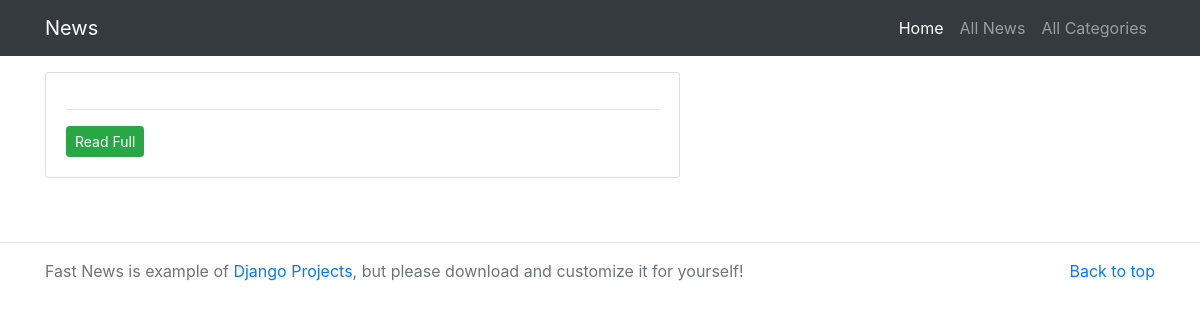
Before: / with the older database file.
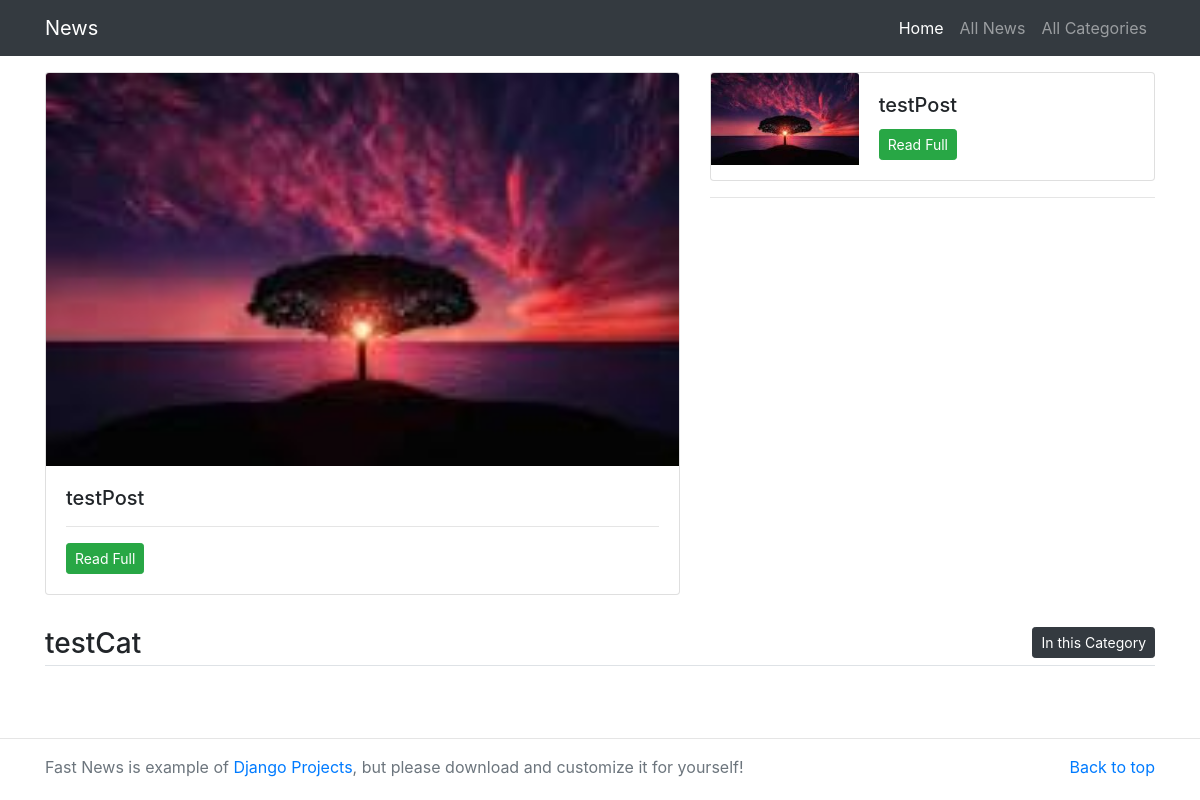
After: the same page with the newer database file.
### news/models.py (models this page shows, shortened)
class Post(models.Model):
    title = models.CharField(max_length=250)
    category = models.ForeignKey(Category, on_delete=models.PROTECT)
    content = models.TextField()
    time_added = models.DateTimeField(auto_now_add=True)
    image = models.ImageField(upload_to='imgs/')
    tags = models.ManyToManyField(Tag)
    class Meta:
        verbose_name_plural = 'Posts'

class Category(models.Model):
    title = models.CharField(max_length=250)
    date_created = models.DateTimeField(default=timezone.now())
    date_updated = models.DateTimeField(auto_now=True)
    image = models.ImageField(upload_to='imgs/', default='image')
    class Meta:
        verbose_name_plural = 'Categories'

### news/views.py (the view)
# urls.py: 2. Add a URL to urlpatterns:  path('', views.home, name='home')
def home(request):
    post = Post.objects.first()
    posts = Post.objects.all()[0:3]
    categories = Category.objects.all()[0:3]
    return render(request, 'home.html', {
        "post": post,
        "posts": posts,
        "categories": categories
    })

### news/templates/home.html (shortened to what this page needs)
{% extends 'base.html' %}
{% block content %}
<main class="container mt-3 mb-5">
	<div class="row my-3">
		<div class="col-md-7">
			<div class="card mb-3">
			  <img src="media/{{post.image}}" class="card-img-top" alt="{{post.title}}">
			  <div class="card-body">
			    <h5 class="card-title">{{post.title}}</h5>
			    <hr/>
			    <p class="card-text"><a href="/detail/{{post.id}}" class="btn btn-sm btn-primary btn-success">Read Full</a></p>
			  </div>
			</div>
		</div>
		<div class="col-md-5" style="max-height: 450px; overflow: auto;">
			{% for p in posts %}
			<div class="card">
			  <div class="row no-gutters">
			    <div class="col-md-4">
					<img src="media/{{p.image}}" class="card-img-top" alt="{{p.title}}">
			    </div>
			    <div class="col-md-8">
			      <div class="card-body">
			        <h5 class="card-title">{{p.title}}</h5>
			        <p class="card-text"><a href="/detail/{{p.id}}" class="btn btn-sm btn-primary btn-success">Read Full</a></p>
			      </div>
			    </div>
			  </div>
			</div>
			<hr/>
			{% endfor %}
		</div>
	</div>
	{% for category in categories %}
	<h3 class="border-bottom pb-1">{{category.title}} <a href="/category/{{category.id}}" class="float-right btn btn-sm btn-dark">In this Category</a></h3>
	{% endfor %}
</main>
{% endblock %}

### news/templates/base.html (shortened to what this page needs)
{% load static %}
<!DOCTYPE html>
<html>
<head>
	<link rel="stylesheet" type="text/css" href="{% static 'vendor/bs4/bootstrap.min.css' %}" />
</head>
<body>
	<nav class="navbar navbar-expand-lg navbar-dark bg-dark">
		<div class="container">
		  <a class="navbar-brand" href="/">News</a>
		  <div class="collapse navbar-collapse" id="navbarNav">
		    <ul class="navbar-nav ml-auto">
		      <li class="nav-item active">
		        <a class="nav-link" href="/">Home</a>
		      </li>
		      <li class="nav-item">
		        <a class="nav-link" href="{% url 'news' %}">All News</a>
		      </li>
		      <li class="nav-item">
		        <a class="nav-link" href="{% url 'categories' %}">All Categories</a>
		      </li>
		    </ul>
		  </div>
	  	</div>
    </nav>
    {% block content %}
    {% endblock %}
<hr/>
<footer class="text-muted">
  <div class="container">
    <p class="float-right">
      <a href="#">Back to top</a>
    </p>
    <p>Fast News is example of <a href="https://projectsplaza.com/">Django Projects</a>, but please download and customize it for yourself!</p>
  </div>
</footer>
</body>
</html>

Changed rows visible on the page:
added Post: image (picture), title "testPost"
added Category: title "testCat"
